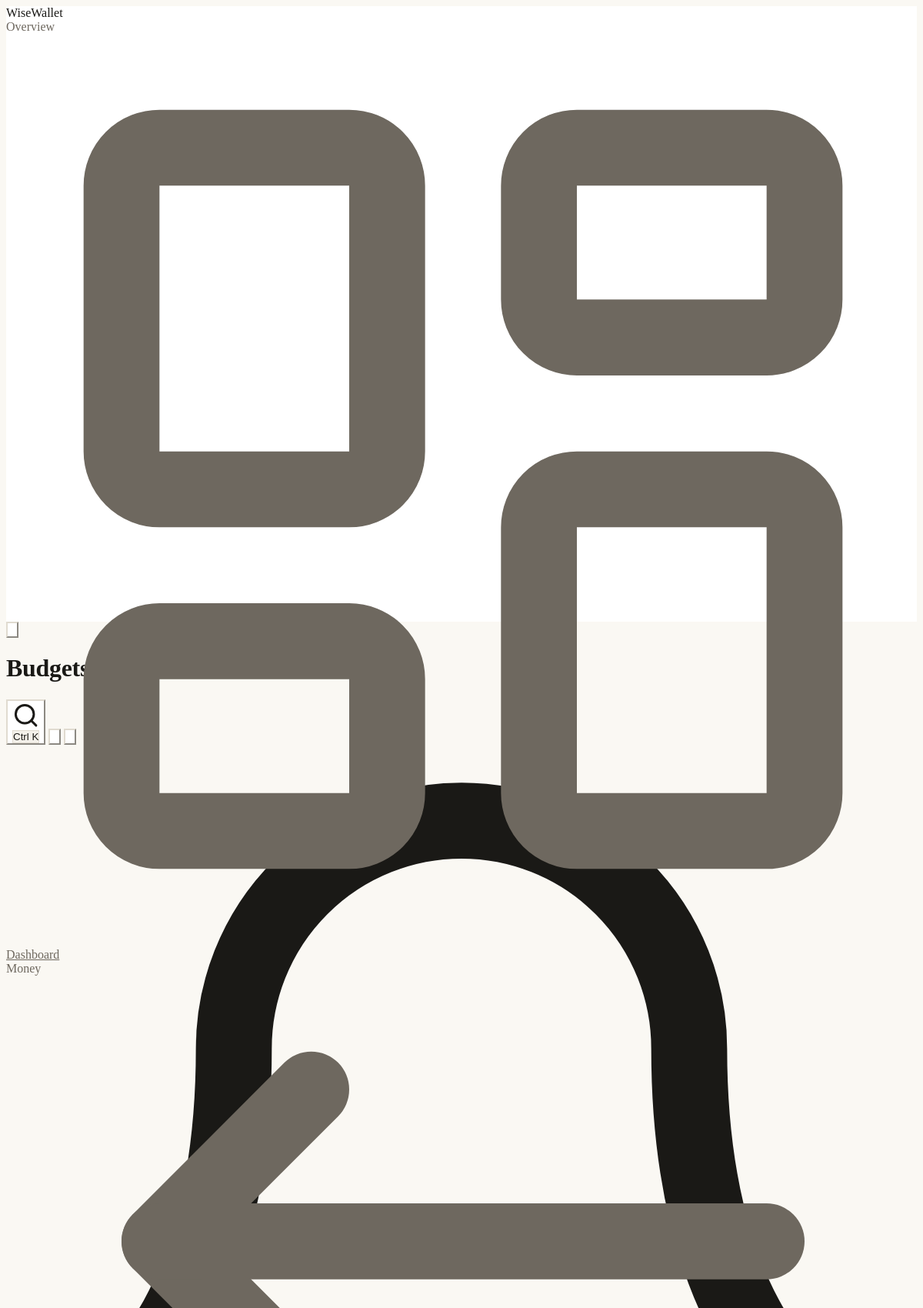
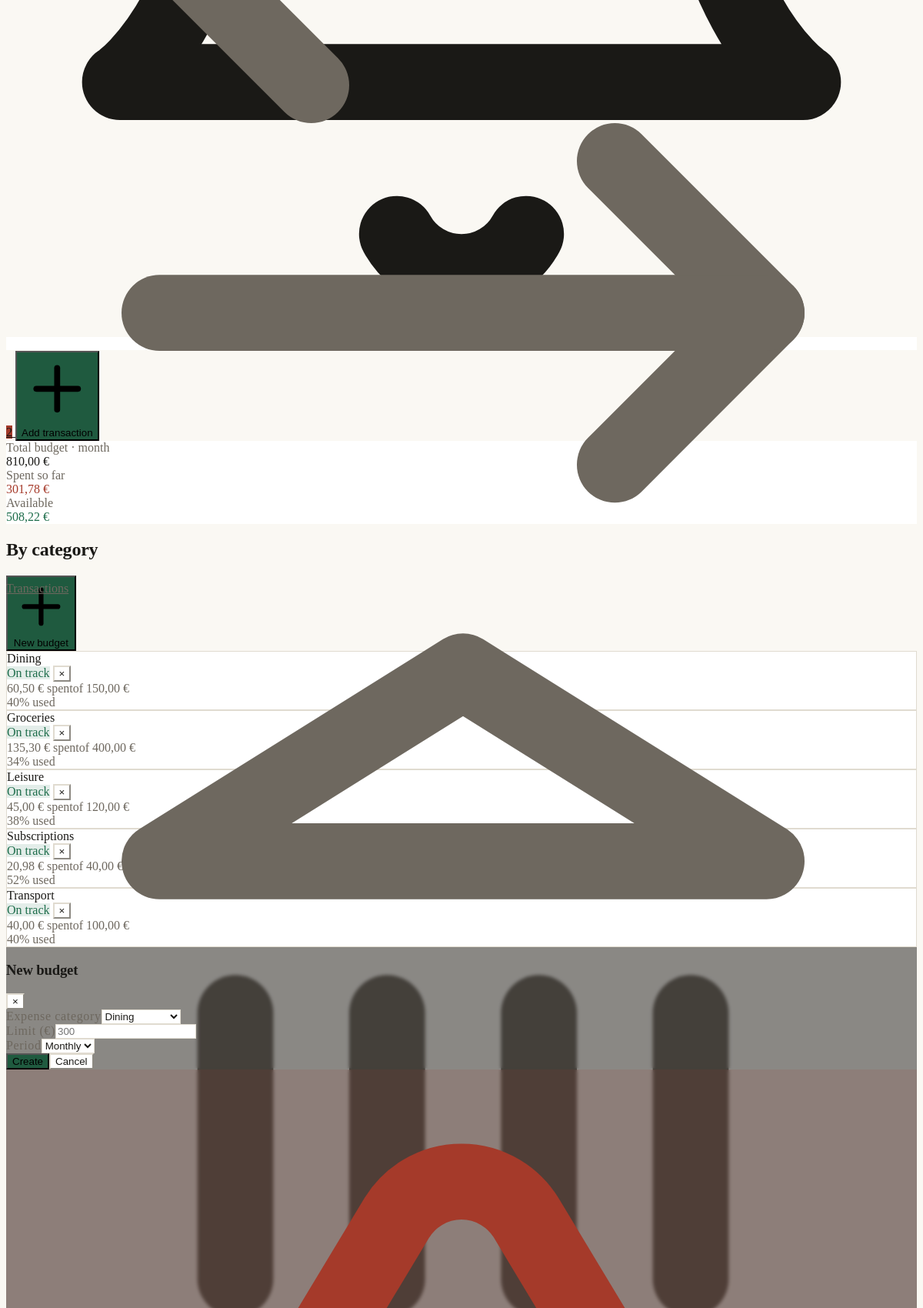
The app's page /budgets (signed in, upper part) with its own data (2 pictures, top to bottom).
### tables this page shows
CREATE TABLE `budgets` (
  `id`          INT UNSIGNED NOT NULL AUTO_INCREMENT,
  `user_id`     INT UNSIGNED NOT NULL,
  `category_id` INT UNSIGNED NOT NULL,
  `amount`      DECIMAL(15,2) NOT NULL,
  `period`      ENUM('weekly','monthly','yearly') NOT NULL DEFAULT 'monthly',
  `start_date`  DATE NOT NULL,
  `created_at`  DATETIME NOT NULL DEFAULT CURRENT_TIMESTAMP,
  PRIMARY KEY (`id`),
  KEY `idx_budgets_user` (`user_id`),
  CONSTRAINT `fk_budgets_user` FOREIGN KEY (`user_id`) REFERENCES `users`(`id`) ON DELETE CASCADE,
  CONSTRAINT `fk_budgets_category` FOREIGN KEY (`category_id`) REFERENCES `categories`(`id`) ON DELETE CASCADE
);

CREATE TABLE `categories` (
  `id`         INT UNSIGNED NOT NULL AUTO_INCREMENT,
  `user_id`    INT UNSIGNED NULL,             
  `name`       VARCHAR(80) NOT NULL,
  `type`       ENUM('income','expense','transfer') NOT NULL,
  `icon`       VARCHAR(40) NOT NULL DEFAULT 'tag',
  `color`      VARCHAR(20) NOT NULL DEFAULT '#64748b',
  `is_system`  TINYINT(1) NOT NULL DEFAULT 0,
  `created_at` DATETIME NOT NULL DEFAULT CURRENT_TIMESTAMP,
  PRIMARY KEY (`id`),
  KEY `idx_categories_user_type` (`user_id`,`type`),
  CONSTRAINT `fk_categories_user` FOREIGN KEY (`user_id`) REFERENCES `users`(`id`) ON DELETE CASCADE
);

### app/bootstrap.php (called while the page is built, shortened)
<?php
require __DIR__ . '/config.php';
require __DIR__ . '/Database.php';
require __DIR__ . '/helpers.php';
require __DIR__ . '/icons.php';
require __DIR__ . '/Security/Auth.php';
spl_autoload_register(static function (string $class): void {
    foreach (['/Models/', '/Services/'] as $dir) {
        $file = WW_APP . $dir . $class . '.php';
        if (is_file($file)) {
            return;
        }
    }
});

### app/Security/Auth.php (called while the page is built, shortened)
<?php
final class Auth
{
    public static function id(): ?int
    {
        return isset($_SESSION['user_id']) ? (int) $_SESSION['user_id'] : null;
    }
}

### app/Database.php (called while the page is built, shortened)
<?php
final class Database
{
    private static ?PDO $pdo = null;
    public static function pdo(): PDO
    {
        if (self::$pdo instanceof PDO) {
            return self::$pdo;
        }
        $host = (string) ww_config('DB_HOST', '127.0.0.1');
        $port = (string) ww_config('DB_PORT', '3306');
        $name = (string) ww_config('DB_NAME', 'wisewallet');
        $user = (string) ww_config('DB_USER', 'root');
        $pass = (string) ww_config('DB_PASS', '');
        $dsn = "mysql:host={$host};port={$port};dbname={$name};charset=utf8mb4";
        try {
            self::$pdo = new PDO($dsn, $user, $pass, [
                PDO::ATTR_ERRMODE            => PDO::ERRMODE_EXCEPTION,
                PDO::ATTR_DEFAULT_FETCH_MODE => PDO::FETCH_ASSOC,
                PDO::ATTR_EMULATE_PREPARES   => false,
                PDO::ATTR_STRINGIFY_FETCHES  => false,
            ]);
        } catch (PDOException $e) {
            error_log('DB connection failed: ' . $e->getMessage());
            http_response_code(503);
            if (WW_DEBUG) {
                exit('Database connection failed: ' . htmlspecialchars($e->getMessage(), ENT_QUOTES));
            }
            exit('Service temporarily unavailable. Please try again later.');
        }
        return self::$pdo;
    }
    public static function all(string $sql, array $params = []): array
    {
        $stmt = self::pdo()->prepare($sql);
        $stmt->execute($params);
        return $stmt->fetchAll();
    }
    public static function scalar(string $sql, array $params = [])
    {
        $stmt = self::pdo()->prepare($sql);
        $stmt->execute($params);
        $val = $stmt->fetchColumn();
        return $val === false ? null : $val;
    }
}

### app/Services/Finance.php (called while the page is built, shortened)
<?php
final class Finance
{
    public static function categories(int $uid, ?string $type = null): array
    {
        $params = [$uid];
        $sql = "SELECT * FROM categories WHERE (user_id IS NULL OR user_id = ?)";
        if ($type) { $sql .= " AND type = ?"; $params[] = $type; }
        $sql .= " ORDER BY type, name";
        return Database::all($sql, $params);
    }
    public static function budgets(int $uid): array
    {
        $rows = Database::all(
            "SELECT b.*, c.name category_name, c.color, c.icon
               FROM budgets b JOIN categories c ON c.id=b.category_id
              WHERE b.user_id=? ORDER BY c.name", [$uid]);
        $monthStart = date('Y-m-01');
        foreach ($rows as &$b) {
            $spent = (float) Database::scalar(
                "SELECT COALESCE(SUM(amount),0) FROM transactions
                  WHERE user_id=? AND category_id=? AND type='expense' AND occurred_on >= ?",
                [$uid, $b['category_id'], $monthStart]);
            $b['spent'] = round($spent, 2);
            $b['pct'] = $b['amount'] > 0 ? min(100, round($spent / $b['amount'] * 100)) : 0;
            $b['status'] = $b['pct'] >= 100 ? 'over' : ($b['pct'] >= 80 ? 'warn' : 'ok');
        }
        return $rows;
    }
}

### app/helpers.php (called while the page is built, shortened)
<?php
function e($value): string
{
    return htmlspecialchars((string) ($value ?? ''), ENT_QUOTES | ENT_SUBSTITUTE, 'UTF-8');
}
function money($amount, string $symbol = '€'): string
{
    return number_format((float) $amount, 2, ',', ' ') . ' ' . $symbol;
}

### public/budgets.php (the view, shortened to what this page needs)
<?php
require __DIR__ . '/../app/bootstrap.php';
$uid = Auth::id();
$budgets = Finance::budgets($uid);
$expenseCats = Finance::categories($uid, 'expense');
$totalBudget = array_sum(array_map(fn($b) => (float) $b['amount'], $budgets));
$totalSpent = array_sum(array_map(fn($b) => (float) $b['spent'], $budgets));
require __DIR__ . '/../app/views/partials/app_head.php';
?>
<div class="grid sm:grid-cols-3 gap-px mb-5 rounded-lg overflow-hidden border" style="border-color:rgb(var(--line))">
  <div class="card-pad" style="background:rgb(var(--surface))"><div class="text-soft text-xs uppercase tracking-wide">Total budget · month</div><div class="font-display text-xl font-semibold mt-1 amount sensitive"><?= money($totalBudget) ?></div></div>
  <div class="card-pad" style="background:rgb(var(--surface))"><div class="text-soft text-xs uppercase tracking-wide">Spent so far</div><div class="font-display text-xl font-semibold mt-1 text-neg amount sensitive"><?= money($totalSpent) ?></div></div>
  <div class="card-pad" style="background:rgb(var(--surface))"><div class="text-soft text-xs uppercase tracking-wide">Available</div><div class="font-display text-xl font-semibold mt-1 text-pos amount sensitive"><?= money(max(0, $totalBudget - $totalSpent)) ?></div></div>
</div>
<div class="flex justify-between items-center mb-4">
  <h2 class="font-display font-semibold text-lg">By category</h2>
  <button class="btn-primary" data-modal-open="#m-budget"><?= icon('plus','w-4 h-4') ?> New budget</button>
</div>
<div class="grid gap-4 sm:grid-cols-2">
  <?php foreach ($budgets as $b): $col = $b['status'] === 'over' ? 'var(--neg)' : ($b['status'] === 'warn' ? 'var(--warn)' : 'var(--accent)'); ?>
    <div class="card card-pad">
      <div class="flex items-center justify-between mb-2">
        <div class="font-medium"><?= e($b['category_name']) ?></div>
        <div class="flex items-center gap-2">
          <?php if ($b['status'] === 'over'): ?><span class="badge-neg">Over</span><?php elseif ($b['status'] === 'warn'): ?><span class="badge-warn">Warning</span><?php else: ?><span class="badge-pos">On track</span><?php endif; ?>
          <button class="btn-ghost btn-sm p-1.5" data-del="/api/budgets.php" data-id="<?= $b['id'] ?>">&times;</button>
        </div>
      </div>
      <div class="flex justify-between text-sm mb-1 text-soft"><span class="amount sensitive"><?= money($b['spent']) ?> spent</span><span class="amount sensitive">of <?= money($b['amount']) ?></span></div>
      <div class="text-xs text-soft mt-2"><?= $b['pct'] ?>% used</div>
    </div>
  <?php endforeach; ?>
</div>
<div id="m-budget" class="hidden modal-backdrop">
  <div class="modal">
    <div class="flex items-center justify-between mb-4"><h3 class="font-display text-lg font-semibold">New budget</h3><button class="btn-ghost btn-sm p-2" data-modal-close>&times;</button></div>
    <form data-api-form="/api/budgets.php" class="space-y-3">
      <div><label class="label">Expense category</label><select name="category_id" required class="select">
        <?php foreach ($expenseCats as $c): ?><option value="<?= $c['id'] ?>"><?= e($c['name']) ?></option><?php endforeach; ?>
      </select></div>
      <div class="grid grid-cols-2 gap-3">
        <div><label class="label">Limit (&euro;)</label><input name="amount" type="number" step="0.01" min="0" required class="input" placeholder="300"></div>
        <div><label class="label">Period</label><select name="period" class="select"><option value="monthly">Monthly</option><option value="weekly">Weekly</option><option value="yearly">Yearly</option></select></div>
      </div>
      <div class="flex gap-2 pt-1"><button type="submit" class="btn-primary flex-1">Create</button><button type="button" class="btn-ghost" data-modal-close>Cancel</button></div>
    </form>
  </div>
</div>
<?php require __DIR__ . '/../app/views/partials/app_foot.php';

### src/css/app.css (style rules this page uses)
:root { --paper: 250 248 243; --surface: 255 255 255; --surface-2: 244 241 234; --ink: 26 25 22; --ink-soft: 110 104 95; --line: 224 219 208; --accent: 31 90 63; --pos: 31 110 76; --neg: 165 58 42; --warn: 150 110 36; }

### records on screen
budgets: category.name "Dining", spent "60,50 €", amount "150,00 €", pct "40"
budgets: category.name "Groceries", spent "135,30 €", amount "400,00 €", pct "34"
budgets: category.name "Leisure", spent "45,00 €", amount "120,00 €", pct "38"
budgets: category.name "Subscriptions", spent "20,98 €", amount "40,00 €", pct "52"
budgets: category.name "Transport", spent "40,00 €", amount "100,00 €", pct "40"

### other values on screen
$group "Overview"
$label "Dashboard"
$group "Money"
$label "Transactions"
$title "Budgets"
$unread "2"
money($totalBudget) "810,00 €"
money($totalSpent) "301,78 €"
money(max(0, $totalBudget - $totalSpent)) "508,22 €"
form field category_id "Dining"
